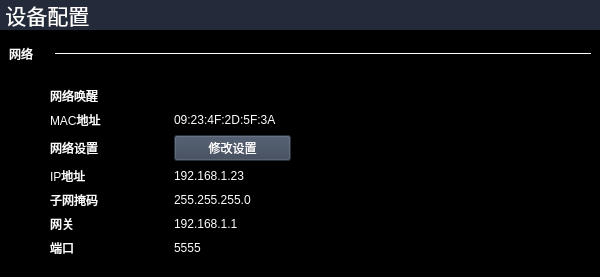
      <widget class="QWidget" name="tab_machine">
       <property name="styleSheet">
        <string notr="true">QWidget#tab{
	background-color:#00ff00;
	border:1px solid #eeeeee;
}

QWidget{
	background-color:#000000;
	color:white;
	font:'宋体';
}</string>
       </property>
       <attribute name="title">
        <string>仪表配置</string>
       </attribute>
       <layout class="QVBoxLayout" name="verticalLayout_2">
        <property name="leftMargin">
         <number>0</number>
        </property>
        <property name="topMargin">
         <number>0</number>
        </property>
        <property name="rightMargin">
         <number>0</number>
        </property>
        <item>
         <widget class="QLabel" name="title">
          <property name="maximumSize">
           <size>
            <width>16777215</width>
            <height>30</height>
           </size>
          </property>
          <property name="font">
           <font>
            <family>黑体</family>
            <pointsize>16</pointsize>
            <weight>50</weight>
            <italic>false</italic>
            <bold>false</bold>
           </font>
          </property>
          <property name="styleSheet">
           <string notr="true">QLabel{
    background-color:rgb(35,42,58);
    color:white;
}</string>
          </property>
          <property name="text">
           <string> 设备配置</string>
          </property>
         </widget>
        </item>
        <item>
         <widget class="QWidget" name="label_net" native="true">
          <property name="minimumSize">
           <size>
            <width>600</width>
            <height>0</height>
           </size>
          </property>
          <property name="maximumSize">
           <size>
            <width>1677215</width>
            <height>50</height>
           </size>
          </property>
          <layout class="QHBoxLayout" name="horizontalLayout">
           <item>
            <widget class="QLabel" name="label_2">
             <property name="maximumSize">
              <size>
               <width>40</width>
               <height>16777215</height>
              </size>
             </property>
             <property name="text">
              <string>网络</string>
             </property>
            </widget>
           </item>
           <item>
            <widget class="Line" name="line_net">
             <property name="maximumSize">
              <size>
               <width>10000</width>
               <height>1</height>
              </size>
             </property>
             <property name="styleSheet">
              <string notr="true">QWidget{
	background-color:#FFFFFF;
	color:white;
	font:'宋体';
}</string>
             </property>
             <property name="lineWidth">
              <number>1</number>
             </property>
             <property name="orientation">
              <enum>Qt::Horizontal</enum>
             </property>
            </widget>
           </item>
          </layout>
         </widget>
        </item>
        <item>
         <widget class="QWidget" name="childwindow" native="true">
          <layout class="QHBoxLayout" name="horizontalLayout_3">
           <property name="spacing">
            <number>0</number>
           </property>
           <property name="leftMargin">
            <number>0</number>
           </property>
           <property name="topMargin">
            <number>0</number>
           </property>
           <property name="rightMargin">
            <number>0</number>
           </property>
           <property name="bottomMargin">
            <number>0</number>
           </property>
           <item>
            <widget class="QWidget" name="widget_3" native="true">
             <property name="minimumSize">
              <size>
               <width>300</width>
               <height>0</height>
              </size>
             </property>
             <property name="maximumSize">
              <size>
               <width>300</width>
               <height>255</height>
              </size>
             </property>
             <layout class="QGridLayout" name="gridLayout">
              <property name="leftMargin">
               <number>50</number>
              </property>
              <item row="3" column="2">
               <widget class="QLabel" name="value_IP">
                <property name="text">
                 <string>192.168.1.23</string>
                </property>
               </widget>
              </item>
              <item row="3" column="1">
               <widget class="QLabel" name="label_7">
                <property name="text">
                 <string>IP地址</string>
                </property>
               </widget>
              </item>
              <item row="4" column="1">
               <widget class="QLabel" name="label_9">
                <property name="text">
                 <string>子网掩码</string>
                </property>
               </widget>
              </item>
              <item row="5" column="2">
               <widget class="QLabel" name="value_gateway">
                <property name="text">
                 <string>192.168.1.1</string>
                </property>
               </widget>
              </item>
              <item row="2" column="1">
               <widget class="QLabel" name="label_6">
                <property name="text">
                 <string>网络设置</string>
                </property>
               </widget>
              </item>
              <item row="0" column="1">
               <widget class="QLabel" name="label_3">
                <property name="text">
                 <string>网络唤醒</string>
                </property>
               </widget>
              </item>
              <item row="6" column="1">
               <widget class="QLabel" name="label_13">
                <property name="text">
                 <string>端口</string>
                </property>
               </widget>
              </item>
              <item row="2" column="2">
               <widget class="QPushButton" name="ChangeNetwork">
                <property name="focusPolicy">
                 <enum>Qt::NoFocus</enum>
                </property>
                <property name="styleSheet">
                 <string notr="true">QPushButton#ChangeNetwork{
	background-color:rgb(54,65,83);
	color:white;
	font:'宋体'
}</string>
                </property>
                <property name="text">
                 <string>修改设置</string>
                </property>
               </widget>
              </item>
              <item row="4" column="2">
               <widget class="QLabel" name="value_MASK">
                <property name="text">
                 <string>255.255.255.0</string>
                </property>
               </widget>
              </item>
              <item row="1" column="2">
               <widget class="QLabel" name="value_MAC">
                <property name="text">
                 <string>09:23:4F:2D:5F:3A</string>
                </property>
               </widget>
              </item>
              <item row="0" column="2">
               <widget class="QRadioButton" name="button_net">
                <property name="focusPolicy">
                 <enum>Qt::NoFocus</enum>
                </property>
                <property name="text">
                 <string/>
                </property>
               </widget>
              </item>
              <item row="5" column="1">
               <widget class="QLabel" name="label_11">
                <property name="text">
                 <string>网关</string>
                </property>
               </widget>
              </item>
              <item row="6" column="2">
               <widget class="QLabel" name="value_port">
                <property name="text">
                 <string>5555</string>
                </property>
               </widget>
              </item>
              <item row="1" column="1">
               <widget class="QLabel" name="label_4">
                <property name="text">
                 <string>MAC地址</string>
                </property>
               </widget>
              </item>
             </layout>
            </widget>
           </item>
           <item>
            <spacer name="horizontalSpacer_2">
             <property name="orientation">
              <enum>Qt::Horizontal</enum>
             </property>
             <property name="sizeHint" stdset="0">
              <size>
               <width>40</width>
               <height>20</height>
              </size>
             </property>
            </spacer>
           </item>
          </layout>
         </widget>
        </item>
       </layout>
      </widget>
